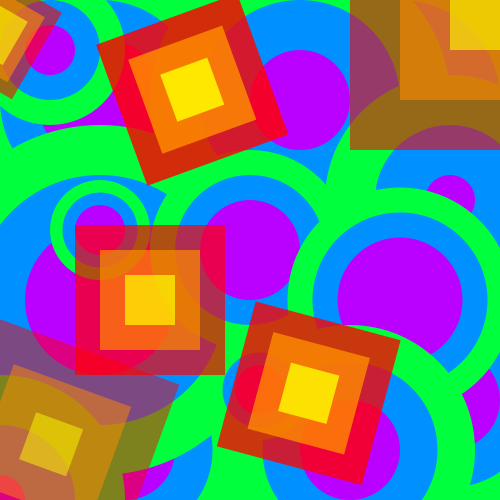
Frame 1 (no input)
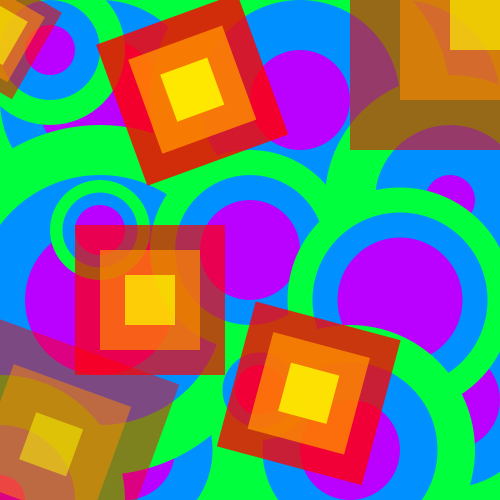
Frame 2 (the mouse pressed at the canvas centre, redrawn once)

The Processing sketch that drew these frames (run headless with seeded random() and noise(); the mouse was pressed at the canvas centre and the sketch redrawn once):

// Processing sketch: processing_186666
// ── processing_186666.pde

void setup() {
  size(500, 500);
  noStroke();
  noLoop();
  rectMode(CENTER);
  background(255);
}


void draw() {
  circles(100, 100, 275, 200, 125);
  circles(450, 400, 250, 175, 100);
  circles(400, 100, 300, 200, 100);
  circles(125, 450, 250, 175, 100);
  circles(300, 100, 300, 200, 100);
  circles(450, 200, 250, 150, 50);
  circles(100, 300, 350, 250, 150);
  circles(0, 500, 250, 150, 50);
  circles(250, 250, 200, 150, 100);
  circles(50, 50, 150, 100, 50);
  circles(400, 300, 225, 175, 125);
  circles(350, 450, 250, 175, 100);
  circles(260, 390, 100, 75, 50);
  circles(100, 230, 100, 75, 50);
  
  pushMatrix();
  square(400, 300, 150, 100, 50, 15, 200);
  popMatrix();
  
  pushMatrix();
  square(500, 0, 300, 200, 100, 0, 150);
  popMatrix();
  
  pushMatrix();
  square(200, 400, 200, 125, 50, 20, 125);
  popMatrix();
  
  pushMatrix();
  square(10, 30, 100, 75, 50, 30, 150);
  popMatrix();
  
  pushMatrix();
  square(150, -150, 150, 100, 50, 70, 210); 
  popMatrix();
  
  pushMatrix();
  square(150, 300, 150, 100, 50, 0, 175);
  popMatrix();
}


void circles(int x, int y, int size1, int size2, int size3) { 
  fill(0, 255, 60);
  ellipse(x, y, size1, size1);

  fill(0, 144, 255);
  ellipse(x, y, size2, size2);

  fill(186, 0, 255);
  ellipse(x, y, size3, size3);
}

void square(int x, int y, int size1, int size2, int size3, int r, int opac) {
  
  rotate(radians(r));
  fill(255, 0, 0, opac);
  rect(x, y, size1, size1);

  fill(255, 140, 0, opac);
  rect(x, y, size2, size2);
  
  fill(255, 255, 0, opac);
  rect(x, y, size3, size3);
}
